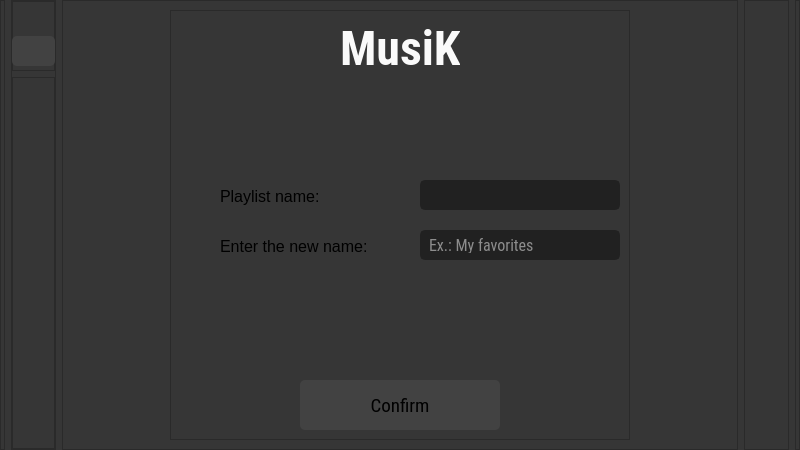
<?xml version="1.0" encoding="UTF-8"?>
<ui version="4.0">
 <class>Dialog</class>
 <widget class="QDialog" name="Dialog">
  <property name="geometry">
   <rect>
    <x>0</x>
    <y>0</y>
    <width>800</width>
    <height>450</height>
   </rect>
  </property>
  <property name="minimumSize">
   <size>
    <width>800</width>
    <height>450</height>
   </size>
  </property>
  <property name="windowTitle">
   <string>Musik</string>
  </property>
  <property name="styleSheet">
   <string notr="true">background-color: rgb(54, 54, 54);</string>
  </property>
  <layout class="QHBoxLayout" name="horizontalLayout">
   <property name="leftMargin">
    <number>0</number>
   </property>
   <property name="topMargin">
    <number>0</number>
   </property>
   <property name="rightMargin">
    <number>0</number>
   </property>
   <property name="bottomMargin">
    <number>0</number>
   </property>
   <item>
    <widget class="QFrame" name="frame">
     <property name="maximumSize">
      <size>
       <width>5</width>
       <height>16777215</height>
      </size>
     </property>
     <property name="frameShape">
      <enum>QFrame::StyledPanel</enum>
     </property>
     <property name="frameShadow">
      <enum>QFrame::Raised</enum>
     </property>
    </widget>
   </item>
   <item>
    <widget class="QFrame" name="frame_5">
     <property name="maximumSize">
      <size>
       <width>45</width>
       <height>16777215</height>
      </size>
     </property>
     <property name="frameShape">
      <enum>QFrame::StyledPanel</enum>
     </property>
     <property name="frameShadow">
      <enum>QFrame::Raised</enum>
     </property>
     <layout class="QVBoxLayout" name="verticalLayout">
      <property name="leftMargin">
       <number>0</number>
      </property>
      <property name="topMargin">
       <number>0</number>
      </property>
      <property name="rightMargin">
       <number>0</number>
      </property>
      <property name="bottomMargin">
       <number>0</number>
      </property>
      <item>
       <widget class="QFrame" name="frame_7">
        <property name="maximumSize">
         <size>
          <width>45</width>
          <height>70</height>
         </size>
        </property>
        <property name="frameShape">
         <enum>QFrame::StyledPanel</enum>
        </property>
        <property name="frameShadow">
         <enum>QFrame::Raised</enum>
        </property>
        <widget class="QPushButton" name="back">
         <property name="geometry">
          <rect>
           <x>0</x>
           <y>35</y>
           <width>43</width>
           <height>30</height>
          </rect>
         </property>
         <property name="styleSheet">
          <string notr="true">background-image: url(&quot;:/newPrefix/back.png&quot;);
background-repeat: no-repeat;
background-position: center;
border-radius:5px;
background-color: rgb(66, 66, 66);</string>
         </property>
         <property name="text">
          <string/>
         </property>
        </widget>
       </widget>
      </item>
      <item>
       <widget class="QFrame" name="frame_8">
        <property name="frameShape">
         <enum>QFrame::StyledPanel</enum>
        </property>
        <property name="frameShadow">
         <enum>QFrame::Raised</enum>
        </property>
       </widget>
      </item>
     </layout>
    </widget>
   </item>
   <item>
    <widget class="QFrame" name="frame_2">
     <property name="frameShape">
      <enum>QFrame::StyledPanel</enum>
     </property>
     <property name="frameShadow">
      <enum>QFrame::Raised</enum>
     </property>
     <layout class="QHBoxLayout" name="horizontalLayout_2">
      <item>
       <widget class="QFrame" name="frame_4">
        <property name="maximumSize">
         <size>
          <width>460</width>
          <height>460</height>
         </size>
        </property>
        <property name="styleSheet">
         <string notr="true">background-color: rgb(54, 54, 54);</string>
        </property>
        <property name="frameShape">
         <enum>QFrame::StyledPanel</enum>
        </property>
        <property name="frameShadow">
         <enum>QFrame::Raised</enum>
        </property>
        <widget class="QLabel" name="label_2">
         <property name="geometry">
          <rect>
           <x>170</x>
           <y>10</y>
           <width>120</width>
           <height>58</height>
          </rect>
         </property>
         <property name="font">
          <font>
           <family>Roboto Condensed</family>
           <pointsize>60</pointsize>
           <weight>75</weight>
           <bold>true</bold>
          </font>
         </property>
         <property name="text">
          <string>&lt;html&gt;&lt;head/&gt;&lt;body&gt;&lt;p&gt;&lt;span style=&quot; font-size:36pt; color:#fafafa;&quot;&gt;MusiK&lt;/span&gt;&lt;/p&gt;&lt;/body&gt;&lt;/html&gt;</string>
         </property>
        </widget>
        <widget class="QLineEdit" name="newName">
         <property name="geometry">
          <rect>
           <x>250</x>
           <y>220</y>
           <width>200</width>
           <height>30</height>
          </rect>
         </property>
         <property name="font">
          <font>
           <family>Roboto Condensed</family>
           <pointsize>12</pointsize>
          </font>
         </property>
         <property name="styleSheet">
          <string notr="true">
QLineEdit{
  border:2px solid rgb(33, 33, 33);
  border-radius:5px;
  padding:5px;
 background-color: rgb(33, 33, 33);
  color:rgb(250, 250, 250);
}
QLineEdit:focus{
  border:2px solid rgb(250,250,250);
}</string>
         </property>
         <property name="inputMask">
          <string/>
         </property>
         <property name="text">
          <string/>
         </property>
         <property name="frame">
          <bool>true</bool>
         </property>
         <property name="echoMode">
          <enum>QLineEdit::Normal</enum>
         </property>
         <property name="placeholderText">
          <string>Ex.: My favorites</string>
         </property>
        </widget>
        <widget class="QLabel" name="label_4">
         <property name="geometry">
          <rect>
           <x>50</x>
           <y>226</y>
           <width>161</width>
           <height>21</height>
          </rect>
         </property>
         <property name="font">
          <font>
           <pointsize>6</pointsize>
          </font>
         </property>
         <property name="text">
          <string>&lt;html&gt;&lt;head/&gt;&lt;body&gt;&lt;p&gt;&lt;span style=&quot; font-size:12pt;&quot;&gt;Enter the new name:&lt;/span&gt;&lt;/p&gt;&lt;/body&gt;&lt;/html&gt;</string>
         </property>
        </widget>
        <widget class="QPushButton" name="confirm">
         <property name="geometry">
          <rect>
           <x>130</x>
           <y>370</y>
           <width>200</width>
           <height>50</height>
          </rect>
         </property>
         <property name="font">
          <font>
           <family>Roboto Condensed</family>
           <pointsize>14</pointsize>
          </font>
         </property>
         <property name="styleSheet">
          <string notr="true">QPushButton{
border-radius:5px;
background-color: rgb(66, 66, 66);
}
QPushButton:pressed{
background-color:rgb(33, 33, 33);
color:rgb(250, 250, 250);
}</string>
         </property>
         <property name="text">
          <string>Confirm</string>
         </property>
        </widget>
        <widget class="QLabel" name="label_3">
         <property name="geometry">
          <rect>
           <x>50</x>
           <y>176</y>
           <width>121</width>
           <height>21</height>
          </rect>
         </property>
         <property name="font">
          <font>
           <pointsize>6</pointsize>
          </font>
         </property>
         <property name="text">
          <string>&lt;html&gt;&lt;head/&gt;&lt;body&gt;&lt;p&gt;&lt;span style=&quot; font-size:12pt;&quot;&gt;Playlist name:&lt;/span&gt;&lt;/p&gt;&lt;/body&gt;&lt;/html&gt;</string>
         </property>
        </widget>
        <widget class="QLabel" name="error">
         <property name="geometry">
          <rect>
           <x>120</x>
           <y>350</y>
           <width>201</width>
           <height>16</height>
          </rect>
         </property>
         <property name="styleSheet">
          <string notr="true">color: rgb(213, 0, 0);</string>
         </property>
         <property name="text">
          <string/>
         </property>
        </widget>
        <widget class="QLabel" name="oldName">
         <property name="geometry">
          <rect>
           <x>250</x>
           <y>170</y>
           <width>200</width>
           <height>30</height>
          </rect>
         </property>
         <property name="font">
          <font>
           <family>Roboto Condensed</family>
           <pointsize>12</pointsize>
          </font>
         </property>
         <property name="styleSheet">
          <string notr="true">  border:2px solid rgb(33, 33, 33);
  border-radius:5px;
  padding:5px;
 background-color: rgb(33, 33, 33);
  color:rgb(141, 141, 141);
</string>
         </property>
         <property name="text">
          <string/>
         </property>
        </widget>
       </widget>
      </item>
     </layout>
    </widget>
   </item>
   <item>
    <widget class="QFrame" name="frame_6">
     <property name="maximumSize">
      <size>
       <width>45</width>
       <height>16777215</height>
      </size>
     </property>
     <property name="frameShape">
      <enum>QFrame::StyledPanel</enum>
     </property>
     <property name="frameShadow">
      <enum>QFrame::Raised</enum>
     </property>
    </widget>
   </item>
   <item>
    <widget class="QFrame" name="frame_3">
     <property name="maximumSize">
      <size>
       <width>5</width>
       <height>16777215</height>
      </size>
     </property>
     <property name="frameShape">
      <enum>QFrame::StyledPanel</enum>
     </property>
     <property name="frameShadow">
      <enum>QFrame::Raised</enum>
     </property>
    </widget>
   </item>
  </layout>
 </widget>
 <resources/>
 <connections/>
</ui>
